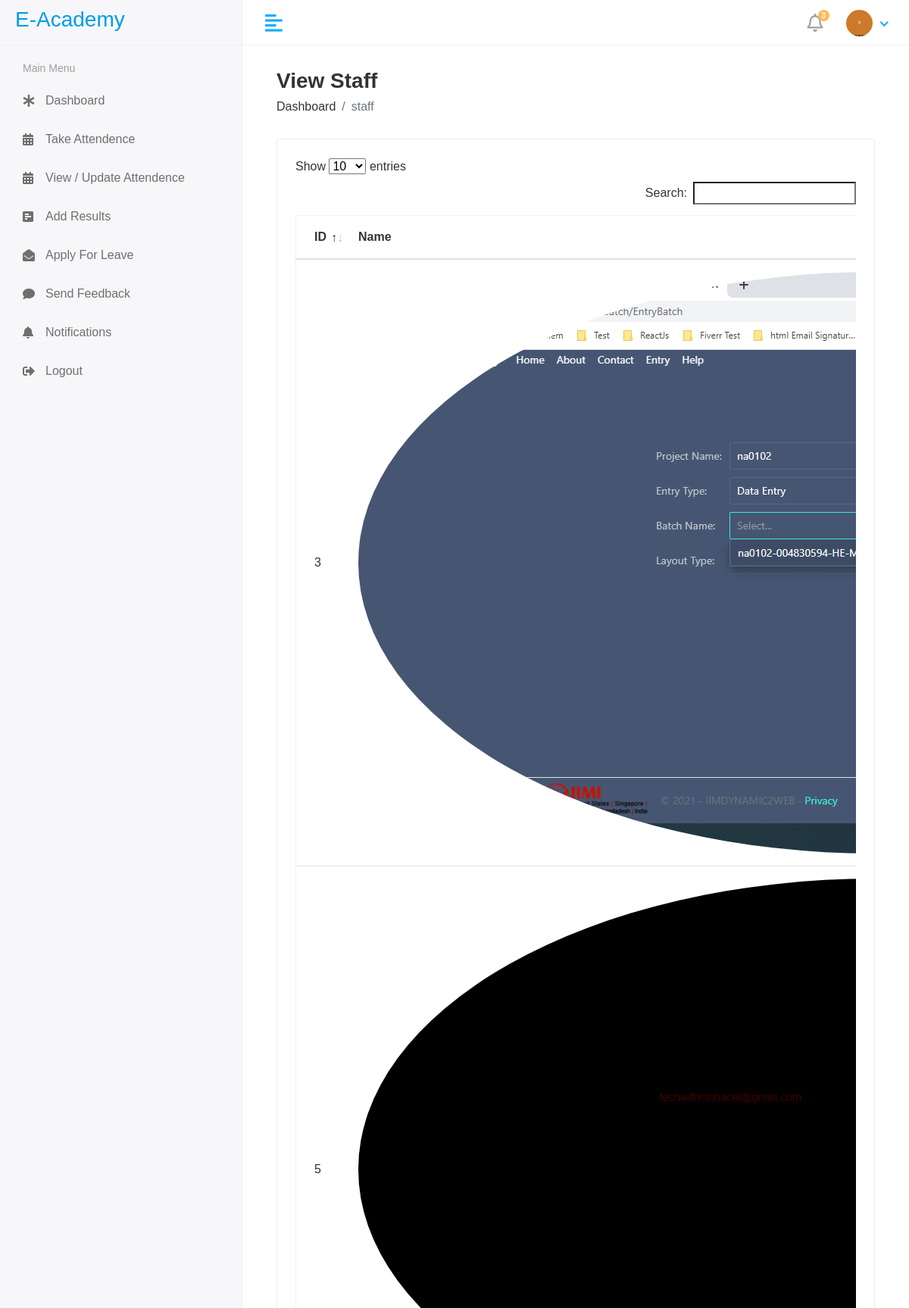
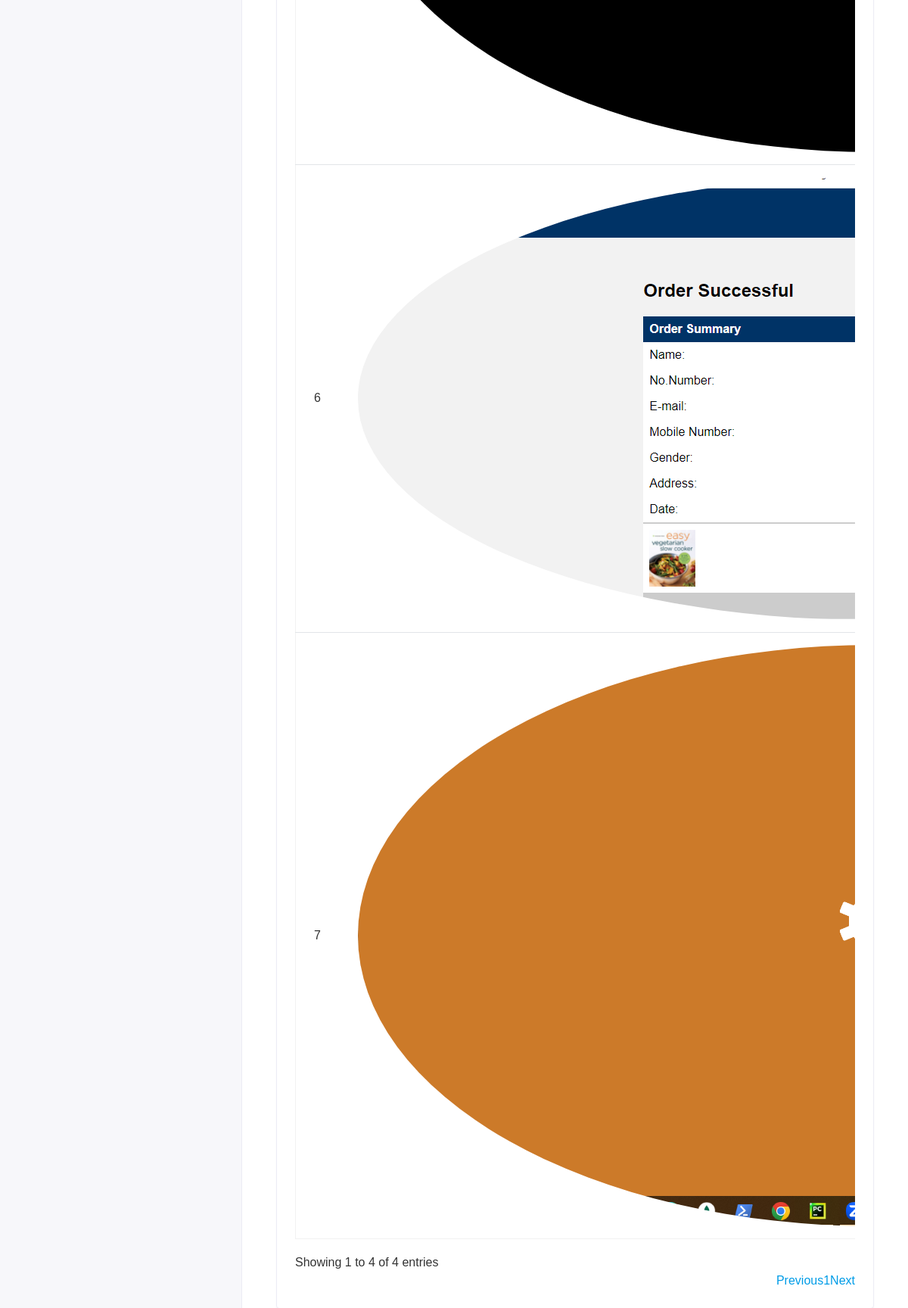
/hod/staff/view_staff (signed in), run on the app's committed database (2 pictures, top to bottom).
### iacademy/models.py (models this page shows, shortened)
class CustomUser(AbstractUser):
    USER = (
        (1,'HOD'),
        (2,'STAFF'),
        (3,'STUDENTS'),
    )
    user_type = models.CharField(choices=USER, max_length=30, default=1)
    profile_pic = models.ImageField(upload_to='media/profile_pic')

class Staff(models.Model):
    admin = models.OneToOneField(CustomUser, on_delete=models.CASCADE)
    address = models.TextField()
    gender = models.CharField(max_length=100)
    created_at = models.DateTimeField(auto_now_add=True)
    updated_at = models.DateTimeField(auto_now=True)

### mainAcademy/hod_views.py (the view)
# urls.py: path('hod/staff/view_staff',hod_views.VIEW_STAFF, name = 'view_staff'),
@login_required(login_url='/')
def VIEW_STAFF(request):
    staff = Staff.objects.all()
    context = {
        'staff':staff,
    }
    return render(request, 'hod/view_staff.html',context)

### templates/hod/view_staff.html (shortened to what this page needs)
{% extends 'base.html' %}
{% block content %}
            <div class="content container-fluid">
               <div class="page-header">
                  <div class="row align-items-center">
                     <div class="col">
                        <h3 class="page-title">View Staff</h3>
                        <ul class="breadcrumb">
                           <li class="breadcrumb-item"><a href="index.html">Dashboard</a></li>
                           <li class="breadcrumb-item active">staff</li>
                        </ul>
                     </div>
                  </div>
               </div>
               <div class="row">
                  <div class="col-sm-12">
                     <div class="card card-table">
                        <div class="card-body">
                           <div class="table-responsive">
                              <table id="table_id" class="table table-hover table-center mb-0 ">
                                 <thead>
                                    <tr>
                                       <th>ID</th>
                                       <th>Name</th>
                                    </tr>
                                 </thead>
                                 <tbody>
                                 {% for i in staff %}
                                    <tr>
                                       <td>{{i.id}}</td>
                                       <td>
                                          <h2 class="table-avatar">
                                             <a href="student-details.html" class="avatar avatar-sm mr-2"><img class="avatar-img rounded-circle" src="/{{i.admin.profile_pic}}" alt="User Image"></a>
                                          </h2>
                                       </td>
                                    </tr>
                                 {% endfor %}
                                 </tbody>
                              </table>
                           </div>
                        </div>
                     </div>
                  </div>
               </div>
            </div>
{% endblock content %}

### templates/common/header.html (shortened to what this page needs)
{% load static %}
<div class="header">
    <div class="header-left">
       <a href="index.html" class="logo">
       <h3>E-Academy</h3>
       </a>
    </div>
    <a href="javascript:void(0);" id="toggle_btn">
    <i class="fas fa-align-left"></i>
    </a>
    <ul class="nav user-menu">
       <li class="nav-item dropdown noti-dropdown">
          <a href="#" class="dropdown-toggle nav-link" data-toggle="dropdown">
          <i class="far fa-bell"></i> <span class="badge badge-pill">3</span>
          </a>
       </li>
       <li class="nav-item dropdown has-arrow">
          <a href="#" class="dropdown-toggle nav-link" data-toggle="dropdown">
            {% if user.profile_pic == "" %}
               <span class="user-img"><img class="rounded-circle" src="{% static 'assets/img/noimg.png' %}" width="35" height = "35" alt="Asadu Jaman"></span>
            {% else %}
               <span class="user-img"><img class="rounded-circle" src="/{{user.profile_pic}}" width="35" height = "35" alt="Asadu Jaman"></span>
            {% endif %}
         </a>
       </li>
    </ul>
 </div>

### static/assets/css/style.css (style rules this page uses)
html { height: 100%; }
body { background-color: #fff; color: #333; font-family: 'Poppins', sans-serif; font-size: 1rem; height: 100%; line-height: 1.5; overflow-x: hidden; }
h1, h2, h3, h4, h5, h6 { font-family: 'Poppins', sans-serif; margin-top: 0; }
a { color: #009ce7; }
input, button, a { transition: all 0.4s ease; -moz-transition: all 0.4s ease; -o-transition: all 0.4s ease; -ms-transition: all 0.4s ease; -webkit-transition: all 0.4s ease; }
ul, ol { padding: 0px; list-style: none; }
.table { color: #333; max-width: 100%; margin-bottom: 0; width: 100%; }
.table.dataTable { border-collapse: collapse !important; border: 1px solid rgba(0, 0, 0, 0.05); }
table.table td h2 { display: inline-block; font-size: inherit; font-weight: 400; margin: 0; padding: 0; vertical-align: middle; }
table.table td h2.table-avatar { align-items: center; display: inline-flex; font-size: inherit; font-weight: 400; margin: 0; padding: 0; vertical-align: middle; white-space: nowrap; }
table.table td h2 a { color: #333; }
.table thead tr th { font-weight: 600; }
.table tbody tr { border-bottom: 1px solid rgba(0, 0, 0, 0.05); }
.table.table-center td, .table.table-center th { vertical-align: middle; }
.card-table .card-body .table > thead > tr > th { border-top: 0; }
.card-table .card-body .table tr td:first-child, .card-table .card-body .table tr th:first-child { padding-left: 1.5rem; }
.card-table .table td, .card-table .table th { border-top: 1px solid #e2e5e8; padding: 1rem 0.75rem; white-space: nowrap; }
.card { border: 1px solid #ececf5; box-shadow: 0 1px 3px 0 rgba(0, 0, 0, 0.03); margin-bottom: 1.875rem; }
.card-body { padding: 1.5rem; }
.header { background-color: #fff; border-bottom: 1px solid #f3f3f4; left: 0; position: fixed; right: 0; top: 0; z-index: 1001; height: 60px; }
.header .header-left { float: left; height: 60px; padding: 0 20px; position: relative; width: 320px; z-index: 1; transition: all 0.2s ease-in-out; background-color: #f7f7fa; border-bottom: 1px solid #efefef; border-right: 1px solid #ececf5; display: flex; align-items: center; }
.header .header-left .logo { display: inline-block; line-height: 60px; }
.header .dropdown-toggle:after { display: none; }
.header .has-arrow .dropdown-toggle:after { border-top: 0; border-left: 0; border-bottom: 2px solid #18aefa; border-right: 2px solid #18aefa; content: ''; height: 8px; display: inline-block; pointer-events: none; -webkit-transform-origin: 66% 66%; -ms-transform-origin: 66% 66%; transform-origin: 66% 66%; -webkit-transform: rotate(45deg); -ms-transform: rotate(45deg); transform: rotate(45deg); -webkit-transition: all 0.15s ease-in-out; transition: all 0.15s ease-in-out; width: 8px; vertical-align: 0px; }
.user-menu { float: right; margin: 0; position: relative; z-index: 99; padding-right: 15px; }
.user-menu.nav > li > a { color: #a0a0a0; font-size: 14px; line-height: 58px; padding: 0 15px; height: 60px; }
.user-img { margin-right: 3px; position: relative; }
.page-header { margin-bottom: 1.875rem; }
.page-header .breadcrumb { background-color: transparent; color: #6c757d; font-size: 1rem; font-weight: 500; margin-bottom: 0; padding: 0; }
.page-header .breadcrumb a { color: #333; }
.page-title { font-size: 28px; font-weight: 600; color: #333; margin-bottom: 5px; }
.user-menu.nav > li > a .badge { background-color: #FFBC53; display: block; font-size: 10px; font-weight: bold; height: 15px; width: 15px; position: absolute; right: 7px; top: 13px; color: #fff; padding: 3px; }
.user-menu.nav > li > a > i { font-size: 1.5rem; line-height: 60px; }
@media (min-width: 992px) { #toggle_btn { align-items: center; color: #18aefa; display: inline-flex; float: left; font-size: 26px; height: 60px; justify-content: center; margin-left: 15px; padding: 0 15px; } }

### data on the page
CustomUser: profile_pic (picture)
Staff: id "3", admin.profile_pic (picture)
Staff: id "5", admin.profile_pic (picture)
Staff: id "6", admin.profile_pic (picture)
Staff: id "7", admin.profile_pic (picture)
